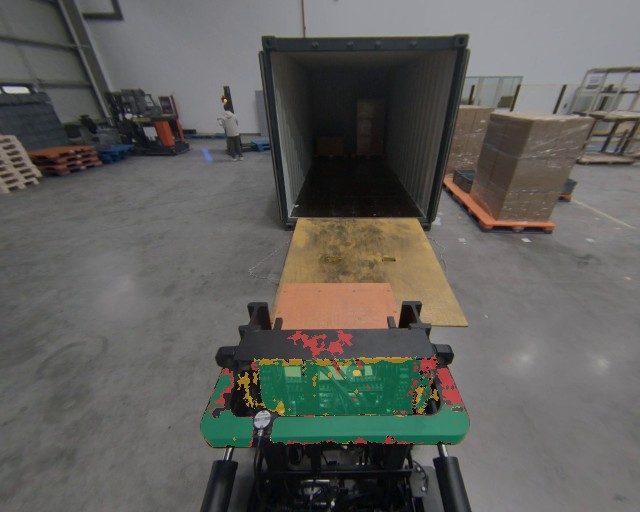
#> input picture artifacts/round449-1104-camera3-image-selector-negative-20261122/003-camera3-idx22-1793759966409522987-gap-excess.jpg, 640 x 512 px
$ python -i audit_cvat_manual_instance_diversity.py   (imports and definitions only)
#> lines starting #> are read from the running program, lines starting #| are printed output that depends on the picture
"""Screen manual-instance candidates for redundant near-duplicate images."""

from __future__ import annotations

import argparse
from collections import Counter
import hashlib
import json
import math
from pathlib import Path
from typing import Any

from PIL import Image


THRESHOLDS = {"phash_hamming_max": 4, "dhash_hamming_max": 4,
              "thumbnail_mad_max": 0.035}


def sha256(path: Path) -> str:
    return hashlib.sha256(path.read_bytes()).hexdigest()


# [5 lines left out: function _read, not called in this run]


def _bits_hex(bits: list[bool]) -> str:
    value = 0
    for bit in bits:
        value = (value << 1) | int(bit)
    return f"{value:016x}"


def _fingerprint(path: Path) -> dict[str, Any]:
    with Image.open(path) as opened:
#> opened is the input picture: PIL image 640x512 RGB; mean R, G, B 95.8, 95.1, 91.3
        gray = opened.convert("L")
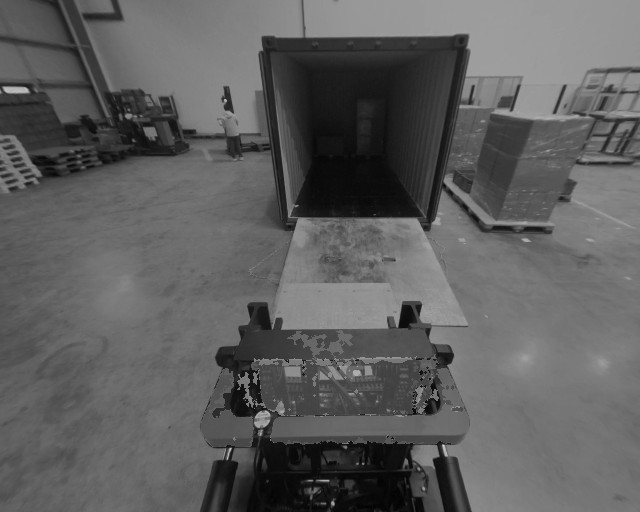
#> gray: PIL image 640x512 L; min 1, max 220, mean 94.9
        thumb_image = gray.resize((32, 32), Image.Resampling.LANCZOS)
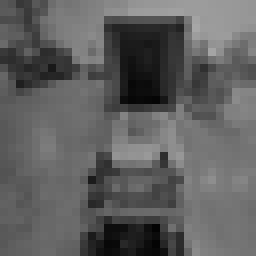
#> thumb_image: PIL image 32x32 L (shown 8 times larger); min 3, max 167, mean 94.9
        dh_image = gray.resize((9, 8), Image.Resampling.LANCZOS)
        thumb = list(thumb_image.get_flattened_data() if hasattr(thumb_image, "get_flattened_data") else thumb_image.getdata())
#> thumb = 1024 values, max 167 at index 120, min 3 at index 915, mean 94.89
        dh = list(dh_image.get_flattened_data() if hasattr(dh_image, "get_flattened_data") else dh_image.getdata())
#> dh = 72 values, max 162 at index 7, min 19 at index 23, mean 94.75
    dhash = _bits_hex([dh[y * 9 + x] > dh[y * 9 + x + 1]
                       for y in range(8) for x in range(8)])
#> the loop in _bits_hex, `for bit in bits:` made 64 passes
#> (bit, value) on passes 2 to 13: (False, 0), (True, 1), (True, 3), (False, 6), (False, 12), (False, 24), (True, 49), (True, 99), (False, 198), (True, 397), (True, 795), (False, 1590)
#> after the loop in _bits_hex, `for bit in bits:`: value = 3580810520982790513
#> dhash = '31b1983267292171'
    coeff: list[float] = []
    cosine = [[math.cos((2 * x + 1) * u * math.pi / 64)
               for x in range(32)] for u in range(8)]
    for v in range(8):
        for u in range(8):
            total = 0.0
            for y in range(32):
                row = y * 32
                total += cosine[v][y] * sum(
                    thumb[row + x] * cosine[u][x] for x in range(32))
            coeff.append(total)
#> after the loop, coeff = 64 values, max 97164 at index 0, min -5639.2 at index 4, mean 1549.8
    median = sorted(coeff[1:])[len(coeff[1:]) // 2]
#> median = -111.4
    phash = _bits_hex([value > median for value in coeff])
#> the loop in _bits_hex (call 2), `for bit in bits:` made 64 passes
#> (bit, value) on passes 2 to 13: (False, 2), (True, 5), (False, 10), (False, 20), (True, 41), (True, 83), (True, 167), (True, 335), (False, 670), (False, 1340), (False, 2680), (True, 5361)
#> phash = 'a78f259998da389a'
    return {"phash": phash, "dhash": dhash, "thumbnail": thumb}


def _hamming(left: str, right: str) -> int:
    return (int(left, 16) ^ int(right, 16)).bit_count()


# [146 lines left out: functions audit, main, not called in this run]


# [2 lines not run here, left out]

>>> result = _fingerprint('../artifacts/round449-1104-camera3-image-selector-negative-20261122/003-camera3-idx22-1793759966409522987-gap-excess.jpg')
#> result = 3 items
